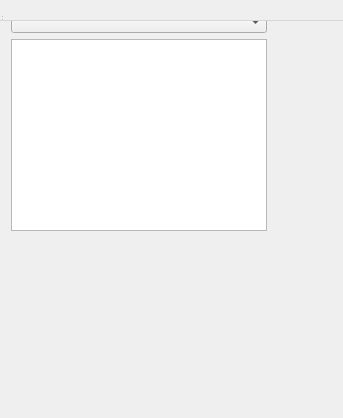
<?xml version="1.0" encoding="UTF-8"?>
<ui version="4.0">
 <class>lab1012Class</class>
 <widget class="QWidget" name="lab1012">
  <property name="geometry">
   <rect>
    <x>0</x>
    <y>0</y>
    <width>343</width>
    <height>418</height>
   </rect>
  </property>
  <property name="windowTitle">
   <string>lab1012</string>
  </property>
  <widget class="QWidget" name="centralWidget">
   <layout class="QVBoxLayout" name="verticalLayout">
    <item>
     <widget class="QComboBox" name="comboBox"/>
    </item>
    <item>
     <widget class="QTableView" name="tableView"/>
    </item>
   </layout>
  </widget>
  <widget class="QMenuBar" name="menuBar">
   <property name="geometry">
    <rect>
     <x>0</x>
     <y>0</y>
     <width>343</width>
     <height>21</height>
    </rect>
   </property>
  </widget>
  <widget class="QToolBar" name="mainToolBar">
   <attribute name="toolBarArea">
    <enum>TopToolBarArea</enum>
   </attribute>
   <attribute name="toolBarBreak">
    <bool>false</bool>
   </attribute>
  </widget>
  <widget class="QStatusBar" name="statusBar"/>
 </widget>
 <layoutdefault spacing="6" margin="11"/>
 <resources>
  <include location="lab1012.qrc"/>
 </resources>
 <connections/>
</ui>
